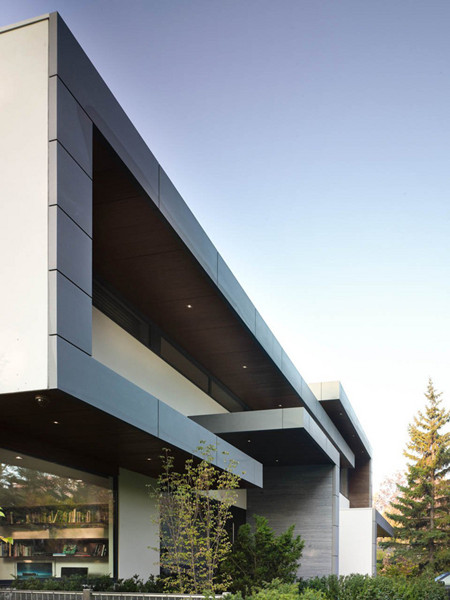
#> input picture C++/images/home.jpg, 450 x 600 px, found by its file name
$ python main.py
#> lines starting #> are read from the running program, lines starting #| are printed output that depends on the picture; after the words box and inside, x2 and y2 are one past the last pixel; in counts of white or black regions, pixels touching at a corner belong together
# OpenCv版本：opencv-python 4.6.0.66
# 内容：LSD快速直线检测
# 博客：http://www.bilibili996.com/Course?id=600776a4089d4f99b46a0fd854e8c74d
# 作者：高仁宝
# 时间：2023.11

import cv2

# Read gray image
img0 = cv2.imread("../images/home.jpg")
#> img0 is the input picture: shape (600, 450, 3); mean B, G, R 148.8, 144.3, 139
img = cv2.cvtColor(img0, cv2.COLOR_BGR2GRAY)
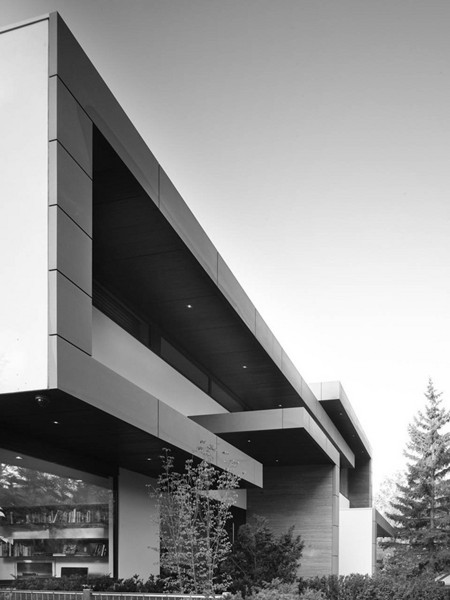
#> img: shape (600, 450); min 0, max 255, mean 143.2
cv2.imshow('pokerQ', img0)

# Create default parametrization LSD
lsd = cv2.createLineSegmentDetector(0)

# Detect lines in the image
dlines = lsd.detect(img)  # TODO 返回什么？
lines = lsd.detect(img)[0]  # Position 0 of the returned tuple are the detected lines
#> lines = 272 rows, first 6: [0.386, 393.2, 58.19, 387.5], [316.8, 400.2, 339.5, 398], [60.67, 576.9, 60.16, 565.6], [61.87, 566.7, 86.86, 566.9], [335.1, 383.2, 371.1, 459.1], [55.61, 538.1, 105.6, 537.8]

# Draw detected lines in the image
drawn_img = lsd.drawSegments(img, lines)
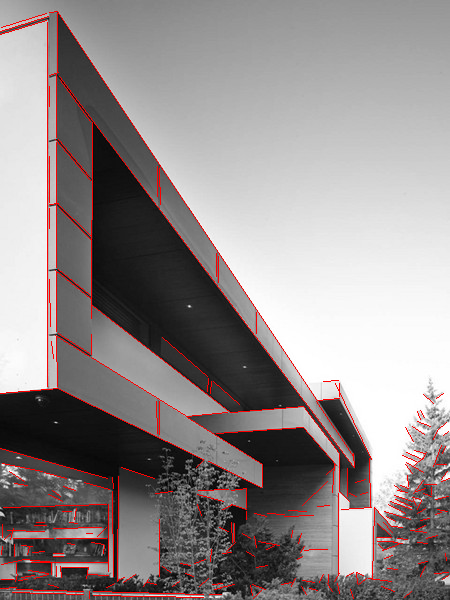
#> drawn_img: shape (600, 450, 3); mean of channels 0, 1, 2 140, 140, 147.2; drawn as B, G, R

for dline in dlines[0]:
    x0 = int(round(dline[0][0]))
    y0 = int(round(dline[0][1]))
    x1 = int(round(dline[0][2]))
    y1 = int(round(dline[0][3]))
    cv2.line(img0, (x0, y0), (x1, y1), (0, 255, 0), 2, cv2.LINE_AA)
    cv2.imshow("LSD", img0)
    cv2.waitKey(10)
#> this loop made 272 passes
#> (dline, x0, y0, x1, y1) on passes 1 to 3: ([[0.386, 393.2, 58.19, 387.5]], 0, 393, 58, 388), ([[316.8, 400.2, 339.5, 398]], 317, 400, 339, 398), ([[60.67, 576.9, 60.16, 565.6]], 61, 577, 60, 566)
#> pass 2, `cv2.imshow("LSD", img0)`:
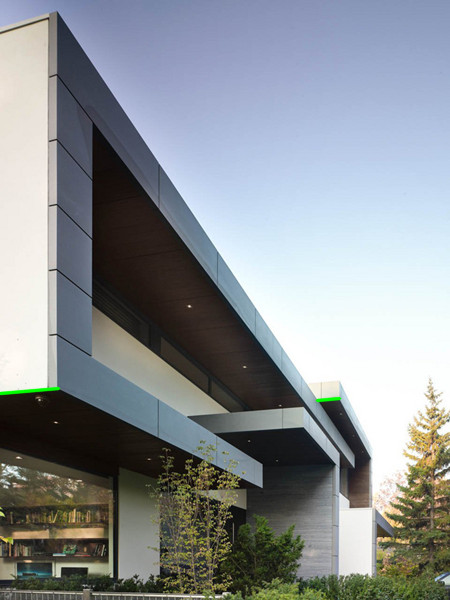
#> window 'LSD': shape (600, 450, 3); mean B, G, R 148.7, 144.4, 138.9
#> after the loop:
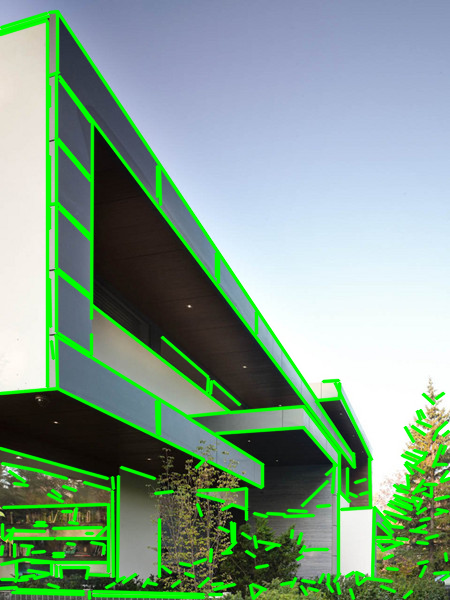
#> img0: shape (600, 450, 3); 14.24% of pixels changed, all inside (x1, y1, x2, y2) = (0, 9, 450, 600)

# Show image
cv2.imshow("LSD", drawn_img)
# cv2.imwrite("LSD.jpg", img0)
cv2.waitKey(0)
cv2.destroyAllWindows()
